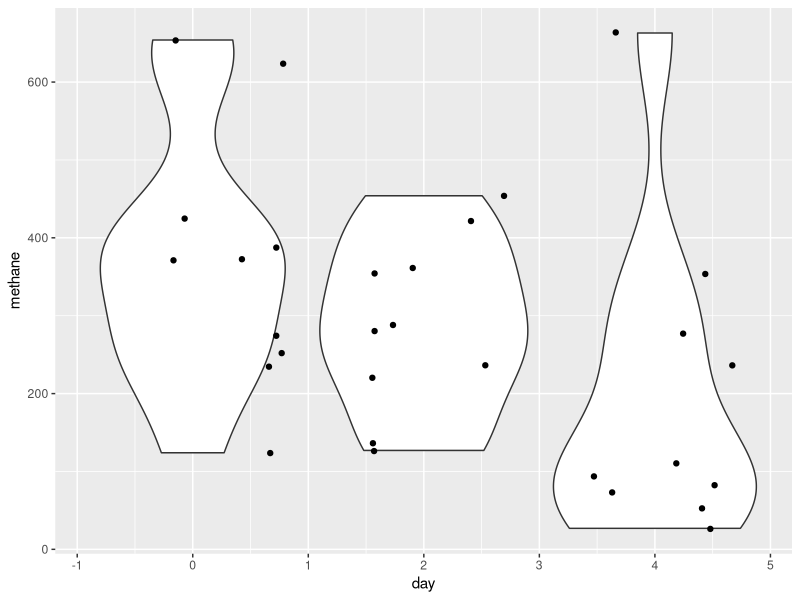
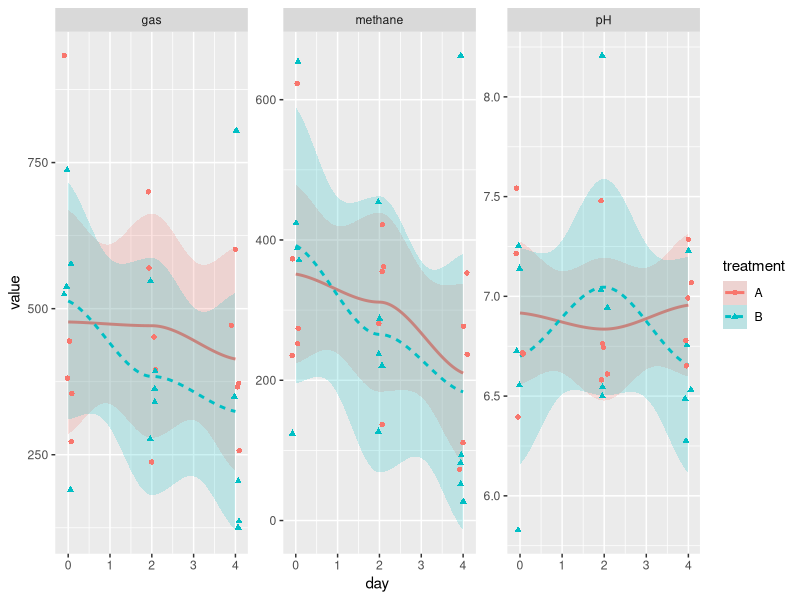
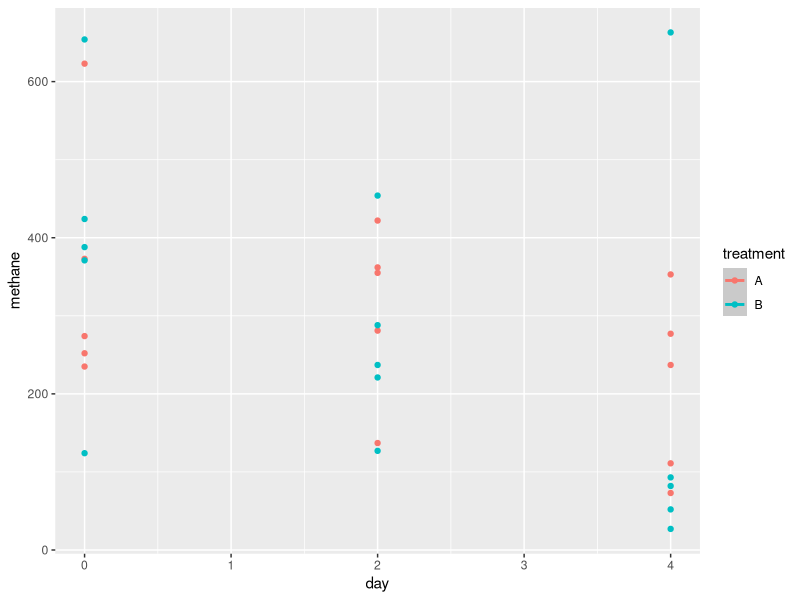

Write the R code that produced these figures, in order.
## ---- chunk 1
# knitr::opts_chunk$set(echo = TRUE)
library(ggplot2)
library(lme4)
library(tidyr)
## ---- chunk 2
data <- read.csv("../data/testdata.csv")
data$rep <- letters[(as.factor(data$rep))]
head(data)
# add in random pH values that dont fluctuate much
set.seed(1234)
data$pH <- rnorm(nrow(data), mean=7, sd=.5)
# and some random value for gas production: some amount added to the methan volume
data$gas <- data$methane + rnorm(nrow(data), mean=200, sd=100)

#write.table(data, file="./data/testdata.csv", row.names = F, sep = ",")
ggplot(data, aes(x=day, y=methane,  group=day)) + geom_violin() + geom_jitter() 

# reshape to tall data
tdata <- data %>% gather(key = "measure", value="value", c(4:ncol(data)))
#gran <- data %>% select(day, rep, treatment, methane) %>% spread(key = treatment, value=methane)
#granph <- data %>% select(day, rep, treatment, pH) %>% spread(key = treatment, value=pH)
## ---- chunk 3

ggplot(tdata, aes(y=value, x=day, color=treatment, fill=treatment, linetype=treatment, shape=treatment))+
  geom_smooth(alpha=.2)+ 
  geom_jitter(width = .1)  +
  facet_wrap(~measure, scales = "free")
str(data)
# basic linear regression, non-multilevel
ggplot(data, aes(x=day, y=methane, color=treatment)) + geom_smooth(method = "lm", formula = y~x +color) + geom_point()
# nonm <- lm(methane ~ day + treatment + rep, data = data)
#display(nonm)


m1 <- lmer(methane ~ day + treatment + (1| rep), data=data, REML=FALSE)
m2 <- lmer(methane ~ day  + (1| rep), data=data, REML=FALSE)

anova(m1, m2)


